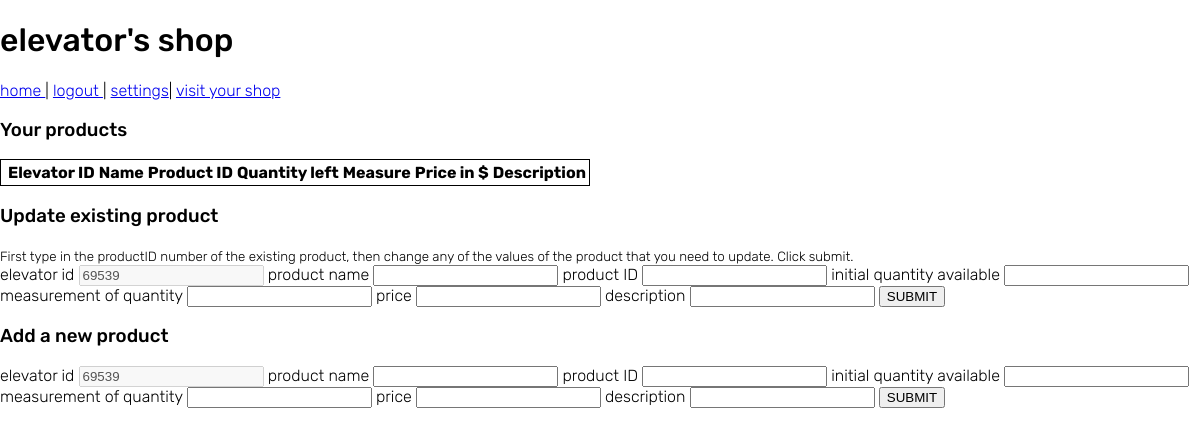
Before: /manage-shop (signed in) with the older database file.
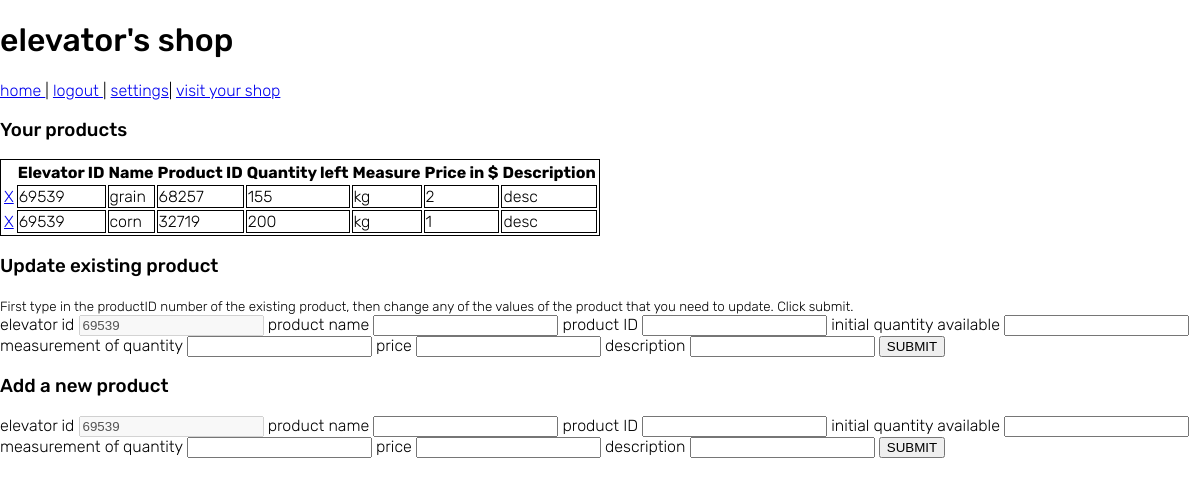
After: the same page with the newer database file.
### tables this page shows
CREATE TABLE products(elevator_id int, name text, product_id int, quantity_available int, measure varchar(255), price int, description text);

### app.py (the view)
@app.route('/manage-shop')
def manage_shop():
    if 'username' in session:
        if session["elevator"] == True:
            id=session['user_id']
            result = getProductList(id)
            return render_template('manage-shop.html', username=session['username'], products=result, user_id=id)
    else:
        return redirect("/home", code=302)

### helper.py (called while the page is built)
def getProductList(id):
    con = lite.connect('base.db')
    cur = con.cursor()
    cur.execute(f"SELECT * from products WHERE elevator_id='{id}';")
    result = cur.fetchall()
    if not result:
        result = []
    else:
        result = ['' if x is None else x for x in result]
    cur.close()
    return result

### templates/manage-shop.html (shortened to what this page needs)
<!doctype html>
<head>
  <link rel= "stylesheet" type= "text/css" href= "{{ url_for('static', filename='main.css') }}">
</head>
<h1>{{username}}'s shop</h1>
<nav>
  <a href="/home">home </a>|
  <a href="/logout">logout </a>|
  <a href="/settings-farmer">settings</a>|
  <a href="/shop?name={{username}}">visit your shop</a>
</nav>
<h3>Your products</h3>
<table style="border: 1px solid;">
  <thead>
    <tr>
      <th></th>
      <th>Elevator ID</th>
      <th>Name</th>
      <th>Product ID</th>
      <th>Quantity left</th>
      <th>Measure</th>
      <th>Price in $</th>
      <th>Description</th>
    </tr>
  </thead>
  {% for product in products %}
    <tr>
      <td><a href="{{ url_for('delete_product', elevator_id = user_id, product_id = product[2])}}">X</a></td>
      {% for i in product %}
        <td style="border: 1px solid;">{{i}}</td>
      {% endfor %}
    </tr>
  {% endfor %}
</table>
<h3>Update existing product</h3>
<small>First type in the productID number of the existing product,
  then change any of the values of the product that you need to update. Click submit.
</small>
<form action="/update-product" method="post">
  <label>elevator id</label>
  <input type="number" name="elevator_id" value={{user_id}} disabled>
  <label>product name</label>
  <input type="text" name="product_name">
  <label>product ID</label>
  <input type="number" name="product_id" required>
  <label>initial quantity available</label>
  <input type="text" name="quantity_available">
  <label>measurement of quantity</label>
  <input type="text" name="measure">
  <label>price</label>
  <input type="number" name="price">
  <label>description</label>
  <input type="text" name="description"></input>
  <button type="submit">SUBMIT</button>
</form>
<h3>Add a new product</h3>
<form action="/add-product" method="post">
  <label>elevator id</label>
  <input type="number" name="elevator_id" value={{user_id}} disabled>
  <label>product name</label>
  <input type="text" name="product_name">
  <label>product ID</label>
  <input type="number" name="product_id">
  <label>initial quantity available</label>
  <input type="text" name="quantity_available">
  <label>measurement of quantity</label>
  <input type="text" name="measure">
  <label>price</label>
  <input type="number" name="price">
  <label>description</label>
  <input type="text" name="description"></input>
  <button type="submit">SUBMIT</button>
</form>

### static/css/main.css (style rules this page uses)
h1, h2, h3, h4, h5, h6 { font-family: 'Rubik', sans-serif; font-weight: 500; }

Changed rows visible on the page:
added products: elevator "69539", name "grain", product "68257", product "155" "2", measure "kg", description "desc"
added products: elevator "69539", name "corn", product "32719", product "200" "1", measure "kg", description "desc"
